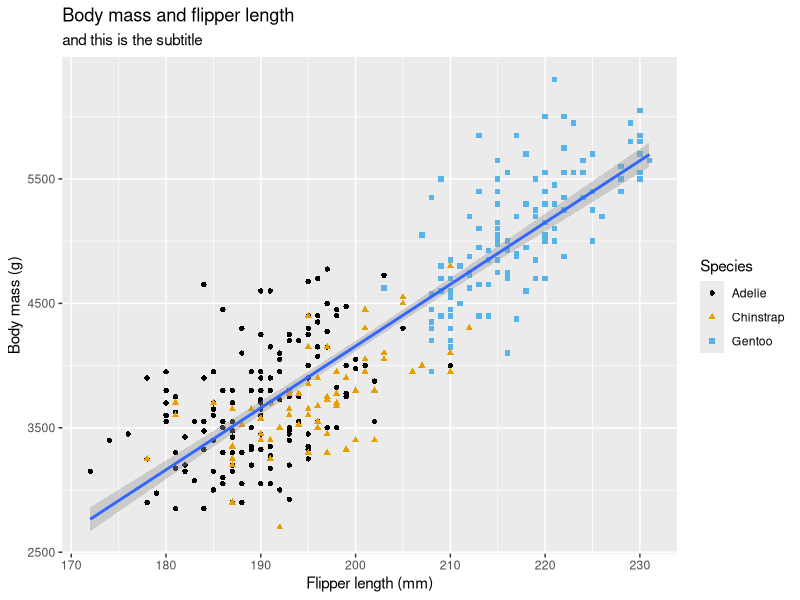
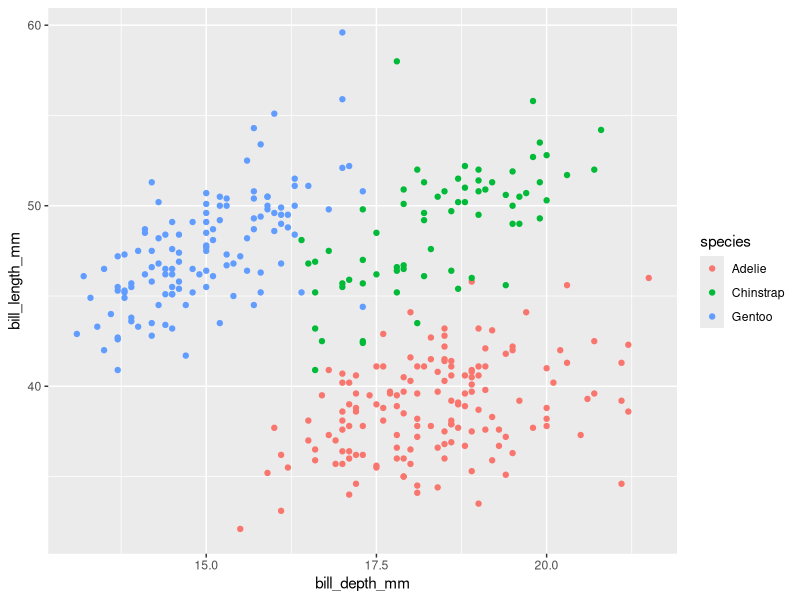

Generate these figures, in order, with R:
# Script used to follow Chapter 2 of R4 Data Science (2e)

# Load packages
library(tidyverse)
library(palmerpenguins)
library(ggthemes)


# load penguins data frame
mydata <- penguins


# Create plot
myplot <- ggplot(
  data = mydata,
  mapping = aes(x = flipper_length_mm, y = body_mass_g)
  ) +
  geom_point(aes(color = species, shape = species)) +
  geom_smooth(method = "lm") +
  labs(
    title = "Body mass and flipper length",
    subtitle = "and this is the subtitle",
    x = "Flipper length (mm)",
    y = "Body mass (g)",
    color = "Species", shape = "Species"
  ) + 
  scale_color_colorblind()

# View plot
myplot

# ------- Exercises --------

# How many rows are in penguins?
nrow(mydata)

# What does the bill_depth_mm variable in the penguins data frame describe? Read the help for ?penguins to find out.
?penguins

# Make a scatterplot of bill_depth_mm vs. bill_length_mm. That is, make a scatterplot with bill_depth_mm on the y-axis and bill_length_mm on the x-axis. Describe the relationship between these two variables.
ggplot(data = mydata,
       mapping = aes(x = bill_depth_mm, y = bill_length_mm)
       ) +
  geom_point(aes(color = species))


